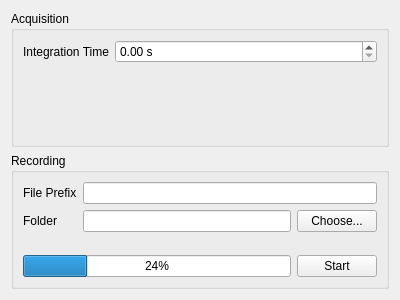
<?xml version="1.0" encoding="UTF-8"?>
<ui version="4.0">
 <class>Form</class>
 <widget class="QWidget" name="Form">
  <property name="geometry">
   <rect>
    <x>0</x>
    <y>0</y>
    <width>400</width>
    <height>300</height>
   </rect>
  </property>
  <property name="windowTitle">
   <string>Form</string>
  </property>
  <layout class="QVBoxLayout" name="verticalLayout_2">
   <item>
    <widget class="QGroupBox" name="groupBox">
     <property name="title">
      <string>Acquisition</string>
     </property>
     <layout class="QFormLayout" name="formLayout">
      <item row="0" column="0">
       <widget class="QLabel" name="label">
        <property name="text">
         <string>Integration Time</string>
        </property>
       </widget>
      </item>
      <item row="0" column="1">
       <widget class="QDoubleSpinBox" name="doubleSpinBox">
        <property name="suffix">
         <string> s</string>
        </property>
        <property name="maximum">
         <double>1000.000000000000000</double>
        </property>
       </widget>
      </item>
     </layout>
    </widget>
   </item>
   <item>
    <widget class="QGroupBox" name="groupBox_2">
     <property name="title">
      <string>Recording</string>
     </property>
     <layout class="QVBoxLayout" name="verticalLayout">
      <item>
       <layout class="QFormLayout" name="formLayout_2">
        <item row="1" column="0">
         <widget class="QLabel" name="label_3">
          <property name="text">
           <string>Folder</string>
          </property>
         </widget>
        </item>
        <item row="1" column="1">
         <layout class="QHBoxLayout" name="horizontalLayout">
          <item>
           <widget class="QLineEdit" name="lineEdit_2"/>
          </item>
          <item>
           <widget class="QPushButton" name="pushButton">
            <property name="text">
             <string>Choose...</string>
            </property>
           </widget>
          </item>
         </layout>
        </item>
        <item row="0" column="0">
         <widget class="QLabel" name="label_2">
          <property name="text">
           <string>File Prefix</string>
          </property>
         </widget>
        </item>
        <item row="0" column="1">
         <widget class="QLineEdit" name="lineEdit"/>
        </item>
       </layout>
      </item>
      <item>
       <layout class="QHBoxLayout" name="horizontalLayout_2">
        <item>
         <widget class="QProgressBar" name="progressBar">
          <property name="value">
           <number>24</number>
          </property>
         </widget>
        </item>
        <item>
         <widget class="QPushButton" name="pushButton_2">
          <property name="text">
           <string>Start</string>
          </property>
         </widget>
        </item>
       </layout>
      </item>
     </layout>
    </widget>
   </item>
  </layout>
 </widget>
 <resources/>
 <connections/>
</ui>
